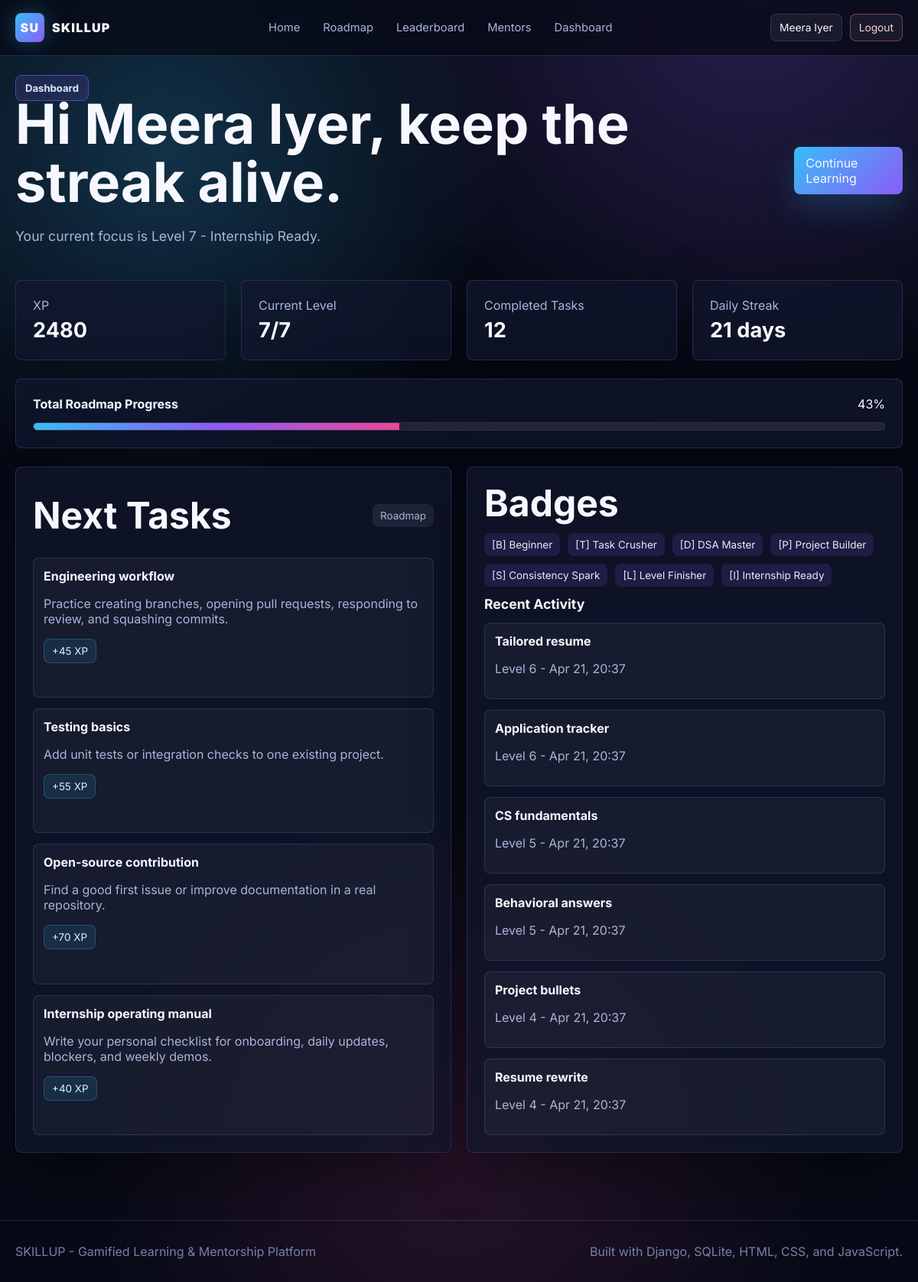
Screenshot of /dashboard/ (signed in) with the database file from the repository.
### learning/models.py (models this page shows, shortened)
class Level(models.Model):
    number = models.PositiveSmallIntegerField(unique=True)
    title = models.CharField(max_length=80)
    tagline = models.CharField(max_length=180)
    xp_reward = models.PositiveIntegerField(default=250)
    theory = models.TextField()
    mini_project = models.TextField()
    example_questions = models.TextField()
    class Meta:
        ordering = ['number']

class Profile(models.Model):
    user = models.OneToOneField(User, related_name='profile', on_delete=models.CASCADE)
    college = models.CharField(max_length=120, blank=True)
    bio = models.TextField(blank=True)
    avatar = models.CharField(max_length=4, default='SU')
    xp = models.PositiveIntegerField(default=0)
    streak = models.PositiveIntegerField(default=1)
    current_level = models.PositiveSmallIntegerField(default=1)
    last_active = models.DateField(default=timezone.localdate)
    def refresh_level(self):
        completed = UserLevelProgress.objects.filter(user=self.user, completed=True).count()
        self.current_level = min(completed + 1, 7)
        self.save(update_fields=['current_level'])
    def touch_streak(self):
        today = timezone.localdate()
        if self.last_active == today:
            return

class LevelTask(models.Model):
    level = models.ForeignKey(Level, related_name='tasks', on_delete=models.CASCADE)
    title = models.CharField(max_length=140)
    description = models.TextField()
    xp = models.PositiveIntegerField(default=25)

class UserBadge(models.Model):
    user = models.ForeignKey(User, related_name='badges', on_delete=models.CASCADE)
    badge = models.ForeignKey(Badge, related_name='users', on_delete=models.CASCADE)
    earned_at = models.DateTimeField(auto_now_add=True)
    class Meta:
        unique_together = ('user', 'badge')

class Badge(models.Model):
    name = models.CharField(max_length=80, unique=True)
    description = models.CharField(max_length=180)
    icon = models.CharField(max_length=10, default='*')
    xp_required = models.PositiveIntegerField(default=0)

class TaskCompletion(models.Model):
    user = models.ForeignKey(User, related_name='task_completions', on_delete=models.CASCADE)
    task = models.ForeignKey(LevelTask, related_name='completions', on_delete=models.CASCADE)
    completed_at = models.DateTimeField(auto_now_add=True)
    class Meta:
        unique_together = ('user', 'task')

### learning/views.py (the view)
# urls.py: path('dashboard/', views.dashboard, name='dashboard'),
@login_required
def dashboard(request):
    snapshot = progress_snapshot(request.user)
    award_badges(request.user)
    recent_tasks = TaskCompletion.objects.filter(user=request.user).select_related('task', 'task__level').order_by('-completed_at')[:6]
    next_tasks = Level.objects.filter(number=snapshot['profile'].current_level).prefetch_related('tasks').first()
    badges = UserBadge.objects.filter(user=request.user).select_related('badge')
    return render(request, 'learning/dashboard.html', {
        **snapshot,
        'recent_tasks': recent_tasks,
        'next_tasks': next_tasks.tasks.all()[:4] if next_tasks else [],
        'badges': badges,
    })

### learning/views.py (called while the page is built)
def ensure_profile(user):
    profile, _ = Profile.objects.get_or_create(
        user=user,
        defaults={'avatar': ''.join(part[:1] for part in (user.first_name or user.username).split())[:2].upper() or 'SU'},
    )
    profile.touch_streak()
    return profile

def award_badges(user):
    profile = ensure_profile(user)
    completed_tasks = TaskCompletion.objects.filter(user=user).count()
    completed_levels = UserLevelProgress.objects.filter(user=user, completed=True).count()
    for badge in Badge.objects.all():
        qualifies = profile.xp >= badge.xp_required
        qualifies = qualifies or (badge.name == 'Task Crusher' and completed_tasks >= 10)
        qualifies = qualifies or (badge.name == 'Level Finisher' and completed_levels >= 1)
        qualifies = qualifies or (badge.name == 'Consistency Spark' and profile.streak >= 3)
        if qualifies:
            UserBadge.objects.get_or_create(user=user, badge=badge)

def progress_snapshot(user):
    levels = Level.objects.prefetch_related('tasks').all()
    total_tasks = sum(level.tasks.count() for level in levels) or 1
    completed_tasks = TaskCompletion.objects.filter(user=user).count()
    profile = ensure_profile(user)
    profile.refresh_level()
    percent = round((completed_tasks / total_tasks) * 100)
    current = Level.objects.filter(number=profile.current_level).first() or levels.last()
    return {
        'levels': levels,
        'total_tasks': total_tasks,
        'completed_tasks': completed_tasks,
        'progress_percent': percent,
        'profile': profile,
        'current_level': current,
    }

### templates/learning/dashboard.html (shortened to what this page needs)
{% extends 'base.html' %}
{% block content %}
<main class="page">
  <div class="container stack" style="gap:24px">
    <section class="split">
      <div>
        <span class="eyebrow">Dashboard</span>
        <h1>Hi {{ user.first_name|default:user.username }}, keep the streak alive.</h1>
        <p class="lead">Your current focus is Level {{ current_level.number }} - {{ current_level.title }}.</p>
      </div>
      <a class="btn btn-primary" href="{% url 'level_detail' current_level.number %}">Continue Learning</a>
    </section>
    <section class="grid grid-4">
      <div class="glass card stat"><span class="muted">XP</span><b>{{ profile.xp }}</b></div>
      <div class="glass card stat"><span class="muted">Current Level</span><b>{{ profile.current_level }}/7</b></div>
      <div class="glass card stat"><span class="muted">Completed Tasks</span><b>{{ completed_tasks }}</b></div>
      <div class="glass card stat"><span class="muted">Daily Streak</span><b>{{ profile.streak }} days</b></div>
    </section>
    <section class="glass card stack">
      <div class="split"><strong>Total Roadmap Progress</strong><span>{{ progress_percent }}%</span></div>
      <div class="progress" data-progress="{{ progress_percent }}"><span></span></div>
    </section>
    <section class="grid grid-2">
      <div class="glass card stack">
        <div class="split"><h2>Next Tasks</h2><a class="pill" href="{% url 'roadmap' %}">Roadmap</a></div>
        {% for task in next_tasks %}
          <a class="resource-link" href="{% url 'level_detail' task.level.number %}">
            <strong>{{ task.title }}</strong>
            <p class="muted">{{ task.description }}</p>
            <span class="pill badge">+{{ task.xp }} XP</span>
          </a>
        {% empty %}
          <p class="muted">All tasks are complete. Legendary discipline.</p>
        {% endfor %}
      </div>
      <div class="glass card stack">
        <h2>Badges</h2>
        <div style="display:flex;gap:10px;flex-wrap:wrap">
          {% for earned in badges %}
            <span class="pill badge-violet">{{ earned.badge.icon }} {{ earned.badge.name }}</span>
          {% empty %}
            <span class="muted">Complete tasks to unlock badges.</span>
          {% endfor %}
        </div>
        <h3>Recent Activity</h3>
        {% for item in recent_tasks %}
          <div class="resource-link"><strong>{{ item.task.title }}</strong><p class="muted">Level {{ item.task.level.number }} - {{ item.completed_at|date:"M d, H:i" }}</p></div>
        {% empty %}
          <p class="muted">No completed tasks yet.</p>
        {% endfor %}
      </div>
    </section>
  </div>
</main>
{% endblock %}

### templates/base.html (shortened to what this page needs)
{% load static %}
<!doctype html>
<html lang="en">
<head>
  <link rel="stylesheet" href="{% static 'skillup/css/app.css' %}">
</head>
<body>
  <nav class="navbar">
    <div class="container nav-inner">
      <a class="brand" href="{% url 'home' %}">
        <span class="brand-mark">SU</span>
        <span>SKILLUP</span>
      </a>
      <div class="nav-links">
        <a href="{% url 'home' %}">Home</a>
        <a href="{% url 'roadmap' %}">Roadmap</a>
        <a href="{% url 'leaderboard' %}">Leaderboard</a>
        <a href="{% url 'mentors' %}">Mentors</a>
        {% if user.is_authenticated %}<a href="{% url 'dashboard' %}">Dashboard</a>{% endif %}
      </div>
      <div class="nav-actions">
        {% if user.is_authenticated %}
          <a class="btn btn-sm" href="{% url 'profile' %}">{{ user.first_name|default:user.username }}</a>
          <form method="post" action="{% url 'logout' %}">{% csrf_token %}<button class="btn btn-sm btn-danger">Logout</button></form>
        {% else %}
          <a class="btn btn-sm" href="{% url 'login' %}">Login</a>
          <a class="btn btn-sm btn-primary" href="{% url 'signup' %}">Join Free</a>
        {% endif %}
      </div>
    </div>
  </nav>
  {% block content %}{% endblock %}
  <footer>
    <div class="container split">
      <span>SKILLUP - Gamified Learning & Mentorship Platform</span>
      <span>Built with Django, SQLite, HTML, CSS, and JavaScript.</span>
    </div>
  </footer>
</body>
</html>

### rows the page displays
Level: number "7", title "Internship Ready"
Profile: xp "2480", current_level "7", streak "21"
LevelTask: title "Engineering workflow", description "Practice creating branches, opening pull requests, responding to review, and squashing commits.", xp "45"
LevelTask: title "Testing basics", description "Add unit tests or integration checks to one existing project.", xp "55"
LevelTask: title "Open-source contribution", description "Find a good first issue or improve documentation in a real repository.", xp "70"
LevelTask: title "Internship operating manual", description "Write your personal checklist for onboarding, daily updates, blockers, and weekly demos.", xp "40"
UserBadge: badge.icon "[B]", badge.name "Beginner"
UserBadge: badge.icon "[T]", badge.name "Task Crusher"
UserBadge: badge.icon "[D]", badge.name "DSA Master"
UserBadge: badge.icon "[P]", badge.name "Project Builder"
UserBadge: badge.icon "[S]", badge.name "Consistency Spark"
UserBadge: badge.icon "[L]", badge.name "Level Finisher"
UserBadge: badge.icon "[I]", badge.name "Internship Ready"
TaskCompletion: task "Tailored resume", task.level.number "6", completed_at "Apr 21, 20:37"
TaskCompletion: task "Application tracker", task.level.number "6", completed_at "Apr 21, 20:37"
TaskCompletion: task "CS fundamentals", task.level.number "5", completed_at "Apr 21, 20:37"
TaskCompletion: task "Behavioral answers", task.level.number "5", completed_at "Apr 21, 20:37"
TaskCompletion: task "Project bullets", task.level.number "4", completed_at "Apr 21, 20:37"
TaskCompletion: task "Resume rewrite", task.level.number "4", completed_at "Apr 21, 20:37"

### other values shown
{{ user.first_name|default:user.username }} "Meera Iyer"
{{ completed_tasks }} "12"
{{ progress_percent }} "43"
